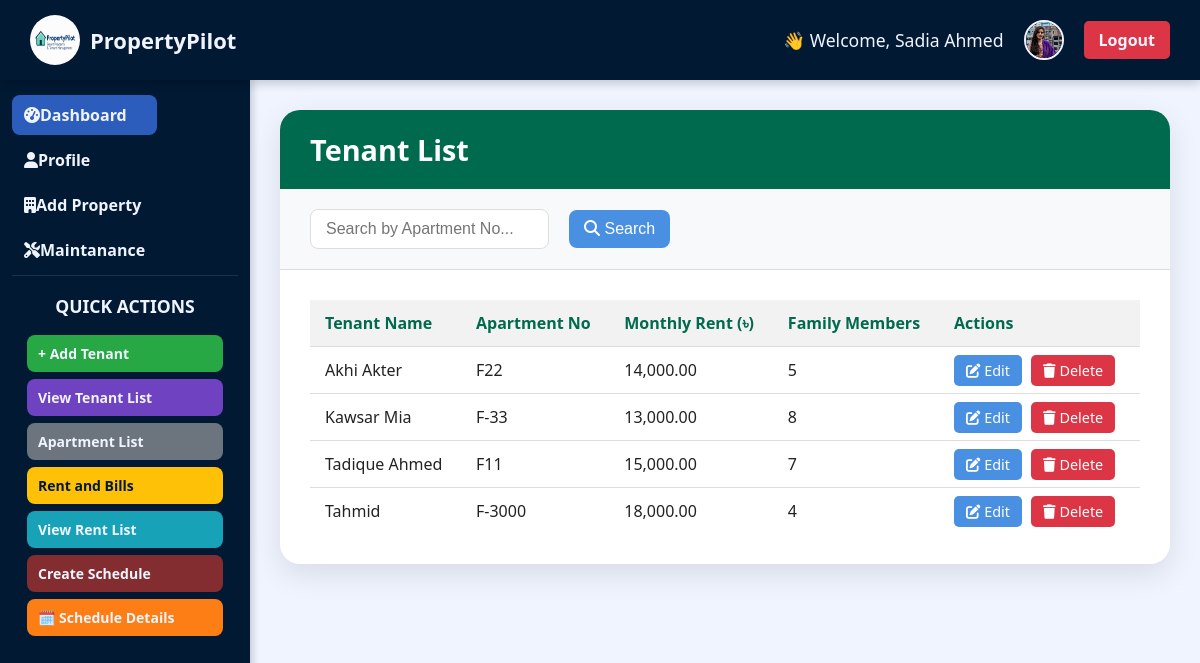
The app's page /tenant_List.php (signed in) with its own data.
### tables this page shows
CREATE TABLE `addtenants` (
  `tenant_id` int(11) NOT NULL,
  `landlord_id` int(11) DEFAULT NULL,
  `name` varchar(100) NOT NULL,
  `apartment_no` varchar(50) NOT NULL,
  `monthly_rent` decimal(10,2) NOT NULL,
  `family_members` int(11) DEFAULT NULL,
  `additional_info` text DEFAULT NULL
);

### tenant_List.php (the view, shortened to what this page needs)
<?php
$landlord_id = $_SESSION['user_id'];
$fullName = $_SESSION['fullName'] ?? 'Landlord';
$profilePhoto = $_SESSION['profilePhoto'] ?? "default-avatar.png";
$host = "localhost";
$username = "root";
$password = "";
$database = "property";
$conn = new mysqli($host, $username, $password, $database);
$search_apartment = $_GET['search_apartment'] ?? '';
$tenants_list = [];
$query = "SELECT tenant_id, name, apartment_no, monthly_rent, family_members, additional_info FROM addtenants WHERE landlord_id = ?";
$params = [$landlord_id];
$types = "i";
$query .= " ORDER BY name ASC";
$stmt = $conn->prepare($query);
$stmt->bind_param($types, ...$params);
$stmt->execute();
$result = $stmt->get_result();
while ($row = $result->fetch_assoc()) {
    $tenants_list[] = $row;
}
?>
<!DOCTYPE html>
<html lang="en">
<head>
    <link rel="stylesheet" href="https://cdnjs.cloudflare.com/ajax/libs/font-awesome/6.4.0/css/all.min.css">
</head>
<body>
    <header class="main-top-navbar">
        <div class="brand"><img src="image/logo.png" alt="Logo" />PropertyPilot</div>
        <div class="top-right-user-info">
            <span class="welcome-greeting">👋 Welcome, <?php echo htmlspecialchars($fullName); ?></span>
            <img class="user-photo" src="<?php echo htmlspecialchars($profilePhoto); ?>" alt="Profile">
            <a href="logout.php" class="logout-btn">Logout</a>
        </div>
    </header>
    <div class="dashboard-content-wrapper">
        <nav class="vertical-sidebar">
            <div class="nav-links">
                <a href="landlord_dashboard.php" class="active"><i class="fas fa-tachometer-alt"></i> Dashboard</a>
                <a href="profile.php"><i class="fas fa-user"></i> Profile</a>
                <a href="propertyInfo.php"><i class="fas fa-building"></i> Add Property</a>
                 <a href="maintanance.php"><i class="fas fa-tools"></i> Maintanance</a>
            </div>
            <section class="action-buttons">
                <h3>Quick Actions</h3>
                <a href="add_tenant.php" class="action-link link-tenant">+ Add Tenant</a>
                <a href="tenant_List.php" class="action-link link-tenant-list active">View Tenant List</a>
                <a href="apartmentList.php" class="action-link link-docs">Apartment List</a>
                <a href="RentAndBillForm.php" class="action-link link-billing">Rent and Bills</a>
                <a href="Rent_list.php" class="action-link link-rent">View Rent List</a>
                <a href="Schedule_create.php" class="action-link link-schedule-create">Create Schedule</a>
                <a href="scheduleInfo.php" class="action-link link-schedule-details">🗓️ Schedule Details</a>
            </section>
        </nav>
        <main class="page-main-content">
            <div class="list-container">
                <header class="list-header">
                    <h1>Tenant List</h1>
                </header>
                <div class="search-container">
                    <form method="GET" action="" style="display: flex; gap: 20px; align-items: center;">
                        <input type="text" name="search_apartment" value="<?php echo htmlspecialchars($search_apartment); ?>" placeholder="Search by Apartment No...">
                        <button type="submit"><i class="fas fa-search"></i> Search</button>
                    </form>
                </div>
                <div class="table-wrapper">
                    <table>
                        <thead>
                            <tr>
                                <th>Tenant Name</th>
                                <th>Apartment No</th>
                                <th>Monthly Rent (৳)</th>
                                <th>Family Members</th>
                                <th>Actions</th>
                            </tr>
                        </thead>
                        <tbody>
                            <?php if (empty($tenants_list)): ?>
                                <tr>
                                    <td colspan="5" class="no-records">No tenants found.</td>
                                </tr>
                            <?php else: ?>
                                <?php foreach ($tenants_list as $tenant): ?>
                                    <tr>
                                        <td><?php echo htmlspecialchars($tenant['name']); ?></td>
                                        <td><?php echo htmlspecialchars($tenant['apartment_no']); ?></td>
                                        <td><?php echo number_format($tenant['monthly_rent'], 2); ?></td>
                                        <td><?php echo htmlspecialchars($tenant['family_members']); ?></td>
                                        <td>
                                            <a href="edit_tenant.php?id=<?php echo $tenant['tenant_id']; ?>" class="action-btn edit-btn"><i class="fas fa-edit"></i> Edit</a>
                                            <a href="tenant_List.php?action=delete&id=<?php echo $tenant['tenant_id']; ?>" class="action-btn delete-btn" onclick="return confirm('Are you sure you want to delete this tenant? This will also mark the apartment as vacant.');"><i class="fas fa-trash"></i> Delete</a>
                                        </td>
                                    </tr>
                                <?php endforeach; ?>
                            <?php endif; ?>
                        </tbody>
                    </table>
                </div>
            </div>
        </main>
    </div>
</body>
</html>

### records on screen
addtenants: name "Akhi Akter", apartment_no "F22", monthly_rent "14,000.00", family_members "5"
addtenants: name "Kawsar Mia", apartment_no "F-33", monthly_rent "13,000.00", family_members "8"
addtenants: name "Tadique Ahmed", apartment_no "F11", monthly_rent "15,000.00", family_members "7"
addtenants: name "Tahmid", apartment_no "F-3000", monthly_rent "18,000.00", family_members "4"

### other values on screen
$fullName "Sadia Ahmed"
